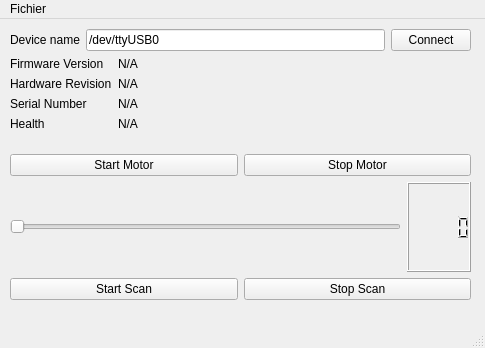
<?xml version="1.0" encoding="UTF-8"?>
<ui version="4.0">
 <class>MainWindow</class>
 <widget class="QMainWindow" name="MainWindow">
  <property name="geometry">
   <rect>
    <x>0</x>
    <y>0</y>
    <width>485</width>
    <height>348</height>
   </rect>
  </property>
  <property name="windowTitle">
   <string>RPLIDAR - QT Frame Grabber</string>
  </property>
  <widget class="QWidget" name="centralwidget">
   <property name="autoFillBackground">
    <bool>false</bool>
   </property>
   <widget class="QWidget" name="verticalLayoutWidget">
    <property name="geometry">
     <rect>
      <x>0</x>
      <y>0</y>
      <width>481</width>
      <height>291</height>
     </rect>
    </property>
    <layout class="QVBoxLayout" name="verticalLayout">
     <property name="leftMargin">
      <number>10</number>
     </property>
     <property name="topMargin">
      <number>10</number>
     </property>
     <property name="rightMargin">
      <number>10</number>
     </property>
     <property name="bottomMargin">
      <number>10</number>
     </property>
     <item>
      <layout class="QHBoxLayout" name="horizontalLayout" stretch="0,0,0">
       <property name="topMargin">
        <number>0</number>
       </property>
       <item>
        <widget class="QLabel" name="deviceNameLabel">
         <property name="text">
          <string>Device name</string>
         </property>
        </widget>
       </item>
       <item>
        <widget class="QLineEdit" name="devicePort">
         <property name="text">
          <string>/dev/ttyUSB0</string>
         </property>
        </widget>
       </item>
       <item>
        <widget class="QPushButton" name="connectRplidarButton">
         <property name="text">
          <string>Connect</string>
         </property>
        </widget>
       </item>
      </layout>
     </item>
     <item>
      <layout class="QFormLayout" name="formLayout">
       <item row="0" column="0">
        <widget class="QLabel" name="firmwareVerLabelForm">
         <property name="text">
          <string>Firmware Version </string>
         </property>
        </widget>
       </item>
       <item row="1" column="0">
        <widget class="QLabel" name="hardwareRevLabelForm">
         <property name="text">
          <string>Hardware Revision</string>
         </property>
        </widget>
       </item>
       <item row="2" column="0">
        <widget class="QLabel" name="serialNumberLabelForm">
         <property name="text">
          <string>Serial Number</string>
         </property>
        </widget>
       </item>
       <item row="2" column="1">
        <widget class="QLabel" name="serialNumberLabelValue">
         <property name="text">
          <string>N/A</string>
         </property>
        </widget>
       </item>
       <item row="1" column="1">
        <widget class="QLabel" name="hardwareRevLabelValue">
         <property name="text">
          <string>N/A</string>
         </property>
        </widget>
       </item>
       <item row="0" column="1">
        <widget class="QLabel" name="firmwareVersionLabelValue">
         <property name="text">
          <string>N/A</string>
         </property>
        </widget>
       </item>
       <item row="3" column="0">
        <widget class="QLabel" name="healthLabelForm">
         <property name="text">
          <string>Health</string>
         </property>
        </widget>
       </item>
       <item row="3" column="1">
        <widget class="QLabel" name="healthLabelValue">
         <property name="text">
          <string>N/A</string>
         </property>
        </widget>
       </item>
      </layout>
     </item>
     <item>
      <layout class="QHBoxLayout" name="horizontalLayout_2">
       <item>
        <widget class="QPushButton" name="startMotorButton">
         <property name="text">
          <string>Start Motor</string>
         </property>
        </widget>
       </item>
       <item>
        <widget class="QPushButton" name="stopMotorButton">
         <property name="text">
          <string>Stop Motor</string>
         </property>
        </widget>
       </item>
      </layout>
     </item>
     <item>
      <layout class="QHBoxLayout" name="horizontalLayout_3">
       <item>
        <widget class="QSlider" name="pwmValue">
         <property name="maximum">
          <number>1000</number>
         </property>
         <property name="pageStep">
          <number>100</number>
         </property>
         <property name="value">
          <number>0</number>
         </property>
         <property name="orientation">
          <enum>Qt::Horizontal</enum>
         </property>
        </widget>
       </item>
       <item>
        <widget class="QLCDNumber" name="lcdNumber"/>
       </item>
      </layout>
     </item>
     <item>
      <layout class="QHBoxLayout" name="horizontalLayout_4">
       <item>
        <widget class="QPushButton" name="startScanButton">
         <property name="text">
          <string>Start Scan</string>
         </property>
        </widget>
       </item>
       <item>
        <widget class="QPushButton" name="stopScanButton">
         <property name="text">
          <string>Stop Scan</string>
         </property>
        </widget>
       </item>
      </layout>
     </item>
    </layout>
   </widget>
  </widget>
  <widget class="QMenuBar" name="menubar">
   <property name="geometry">
    <rect>
     <x>0</x>
     <y>0</y>
     <width>485</width>
     <height>26</height>
    </rect>
   </property>
   <widget class="QMenu" name="menuFichier">
    <property name="title">
     <string>Fichier</string>
    </property>
    <addaction name="actionQuitter"/>
   </widget>
   <addaction name="menuFichier"/>
  </widget>
  <widget class="QStatusBar" name="statusbar"/>
  <action name="actionQuitter">
   <property name="text">
    <string>Quitter</string>
   </property>
   <property name="shortcut">
    <string>Ctrl+Q</string>
   </property>
  </action>
 </widget>
 <tabstops>
  <tabstop>connectRplidarButton</tabstop>
 </tabstops>
 <resources/>
 <connections>
  <connection>
   <sender>pwmValue</sender>
   <signal>valueChanged(int)</signal>
   <receiver>lcdNumber</receiver>
   <slot>display(int)</slot>
   <hints>
    <hint type="sourcelabel">
     <x>319</x>
     <y>132</y>
    </hint>
    <hint type="destinationlabel">
     <x>521</x>
     <y>133</y>
    </hint>
   </hints>
  </connection>
 </connections>
</ui>
